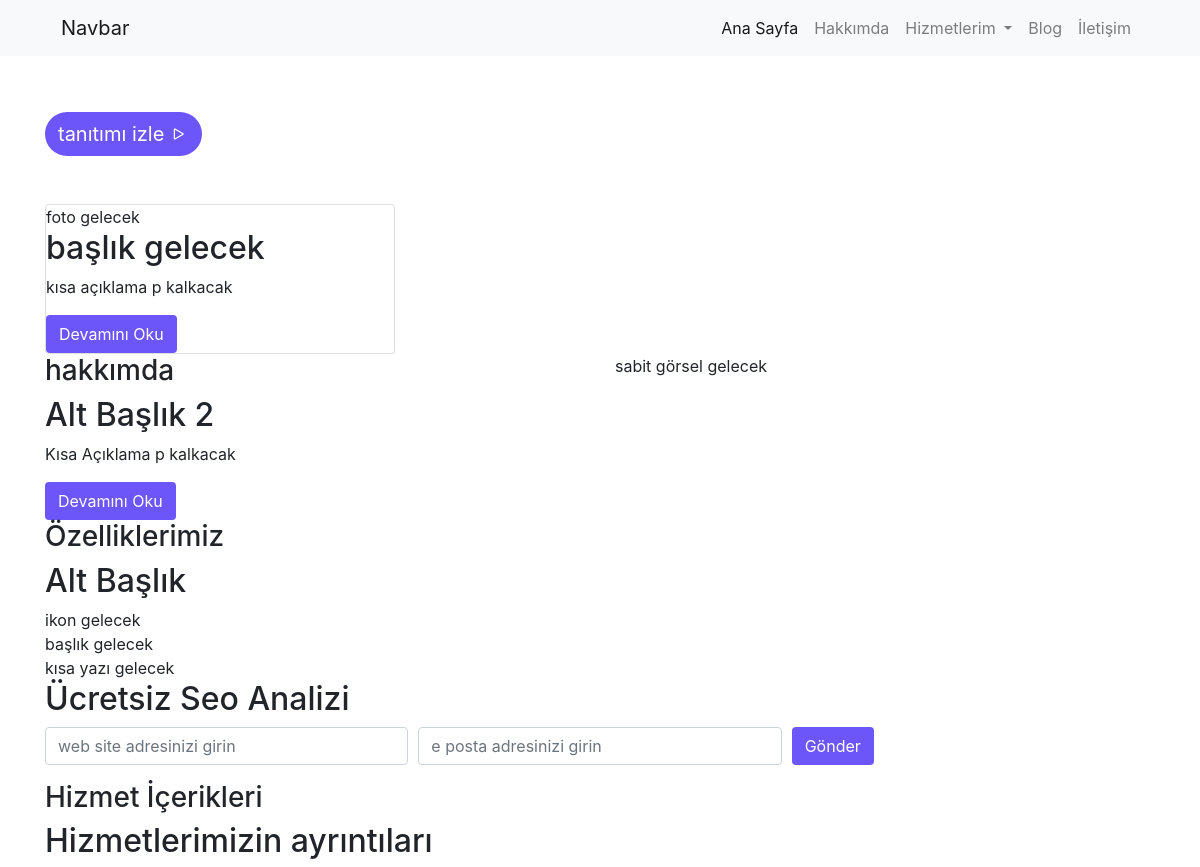
Before: / (upper part) with the older database file.
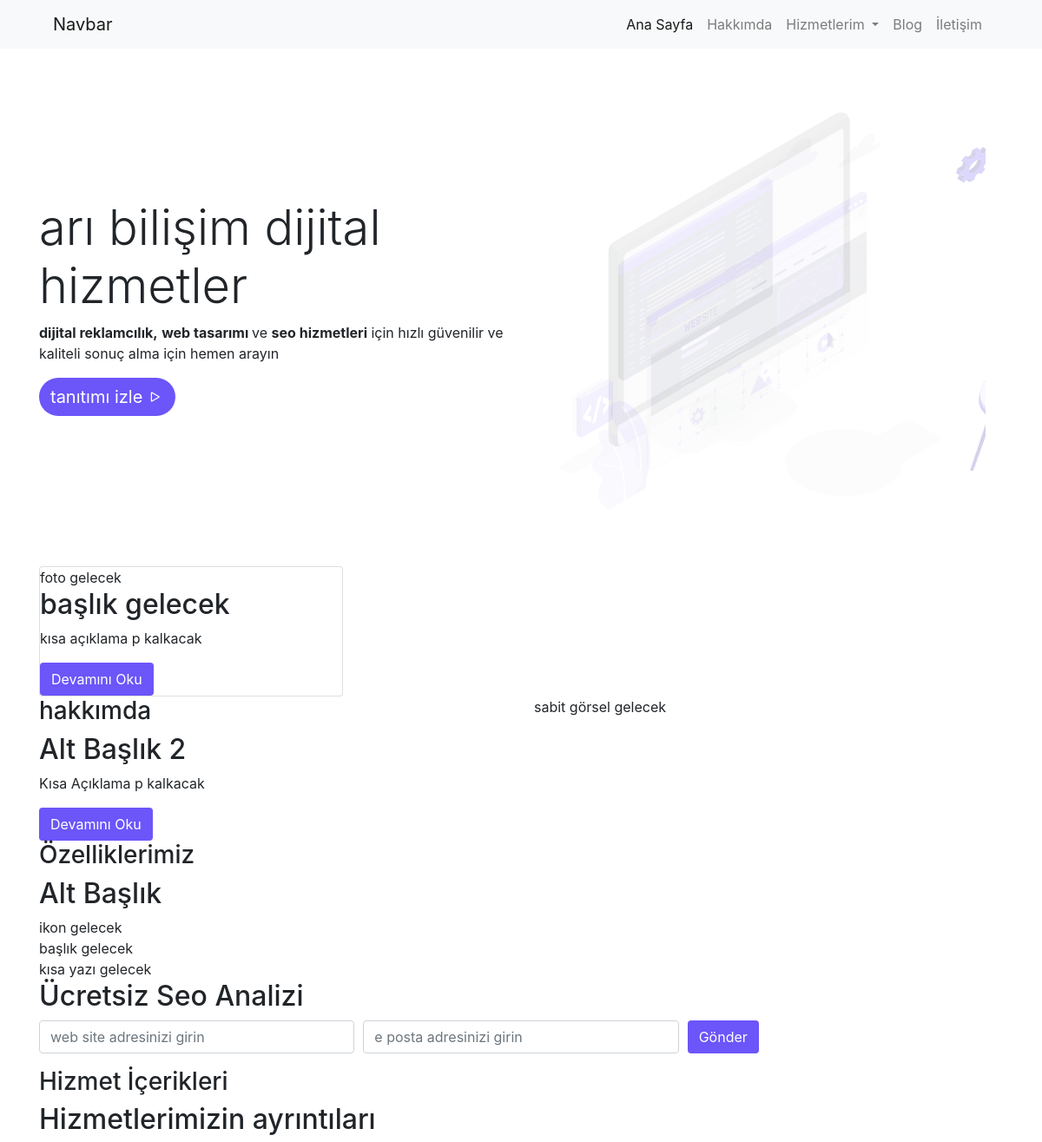
After: the same page with the newer database file.
### tables this page shows
CREATE TABLE IF NOT EXISTS `anabanner` (
  `id` int(11) NOT NULL AUTO_INCREMENT,
  `baslik` varchar(150) NOT NULL,
  `aciklama` varchar(300) NOT NULL,
  `link` varchar(500) NOT NULL,
  `foto` varchar(150) NOT NULL,
  PRIMARY KEY (`id`)
);

### index.php (the view, shortened to what this page needs)
<?php
require_once('header.php');
$sorgu_anabanner = $db -> prepare('select * from anabanner order by id desc limit 1');
$sorgu_anabanner -> execute();
$satir_anabanner = $sorgu_anabanner -> fetch();
?>
<section id="anabanner" class="py-5">
    <div class="container">
        <div class="row">
            <div class="col-md-6 my-auto">
        <h1 class="display-4"><?php echo $satir_anabanner['baslik'];?></h1>
        <?php echo $satir_anabanner['aciklama'];?>
<button type="button" class="btn btn-mor" data-toggle="modal" data-target="#exampleModal">
 <span style="font-size: 20px;"> tanıtımı izle</span> <i class="bi bi-play" style="font-size: 20px;"></i>
</button>
            </div>
            <div class="col-md-6 text-center">
            <img src="<?php echo substr($satir_anabanner ['foto'],3);?>" class="img-fluid">
            </div>
        </div>
    </div>
</section>
<section id="anahizmetler">
    <div class="container">
        <div class="row">
            <div class="col-4">
                <div class="card">
                    foto gelecek
                    <h2>başlık gelecek</h2>
                    <p>kısa açıklama p kalkacak</p>
                    <a href="#"><button class="btn btn-mor">Devamını Oku</button></a>
                </div>
            </div>
        </div>
    </div>
</section>
<section id="anahakkimda">
    <div class="container">
        <div class="row">
            <div class="col-6">
                <h3>hakkımda</h3>
                <h2>Alt Başlık 2</h2>
                <p>Kısa Açıklama p kalkacak</p>
                <a href="hakkimda.php"><button class="btn btn-mor">Devamını Oku</button></a>
            </div>
            <div class="col-6">
                sabit görsel gelecek
            </div>
        </div>
    </div>
</section>
<section id="anaozellikler">
    <div class="container">
        <div class="row">
            <div class="col-12">
                <h3>Özelliklerimiz</h3>
                <h2>Alt Başlık</h2>
            </div>
        </div>
        <div class="row">
            <div class="col-md-4">
                ikon gelecek <br>
                başlık gelecek <br>
                kısa yazı gelecek
            </div>
        </div>
    </div>
</section>
<section id="anasoebasvuru">
    <div class="container">
    <div class="row">
        <div class="col-12">
            <h2>Ücretsiz Seo Analizi</h2>
        </div>
    </div>
    <form method="post" class="form-row">
<div class="col-md-4">
    <div class="form-group">
        <input type="text" name="web" placeholder="web site adresinizi girin" class="form-control">
    </div>
</div>
<div class="col-md-4">
    <div class="form-group">
        <input type="email" name="email" class="form-control" placeholder="e posta adresinizi girin">
    </div>
</div>
<div class="col-md-4">
    <button type="submit" class="btn btn-mor">Gönder</button>
</div>
    </div>
</section>
<section id="princing">
    <div class="container">
        <div class="row">
            <div class="col-12">
                <h3>Hizmet İçerikleri</h3>
                <h2>Hizmetlerimizin ayrıntıları</h2>
            </div>
        </div>
    </div>
</section>
<?php require_once('footer.php'); ?>

### header.php (shortened to what this page needs)
<!DOCTYPE html>
<html lang="en">
<head>
    <link rel="stylesheet" href="css/bootstrap.min.css">
    <link rel="stylesheet" href="css/style.css">
</head>
<body>
    <section id="menu" class="bg-light">
        <div class="container">
            <div class="row">
                <div class="col-12">
                    <nav class="navbar navbar-expand-lg navbar-light">
                        <a class="navbar-brand" href="#">Navbar</a>
                        <div class="collapse navbar-collapse" id="navbarNavDropdown">
                            <ul class="navbar-nav ml-auto">
                                <li class="nav-item active">
                                    <a class="nav-link" href="index.php">Ana Sayfa</a>
                                </li>
                                <li class="nav-item">
                                    <a class="nav-link" href="hakkimda.php">Hakkımda</a>
                                </li>
                                <li class="nav-item dropdown">
                                    <a class="nav-link dropdown-toggle" href="#" id="navbarDropdownMenuLink" role="button" data-toggle="dropdown" aria-expanded="false">
                                        Hizmetlerim
                                    </a>
                                </li>
                                <li class="nav-item">
                                    <a class="nav-link" href="blog.php">Blog</a>
                                </li>
                                <li class="nav-item">
                                    <a class="nav-link" href="iletisim.php">İletişim</a>
                                </li>
                            </ul>
                        </div>
                    </nav>
                </div>
            </div>
        </div>
    </section>

### footer.php (shortened to what this page needs)
</body>
</html>

### css/style.css (style rules this page uses)
.btn-mor { background-color: #6c55f9; color: #fff; }
#anabanner button { border-radius: 150px; }

Changed rows visible on the page:
added anabanner: baslik "arı bilişim dijital hizmetler", aciklama "dijital reklamcılık, web tasarımı ve seo hizmetleri için hızlı güvenilir ve kaliteli sonuç alma için hemen arayın", foto (picture)
